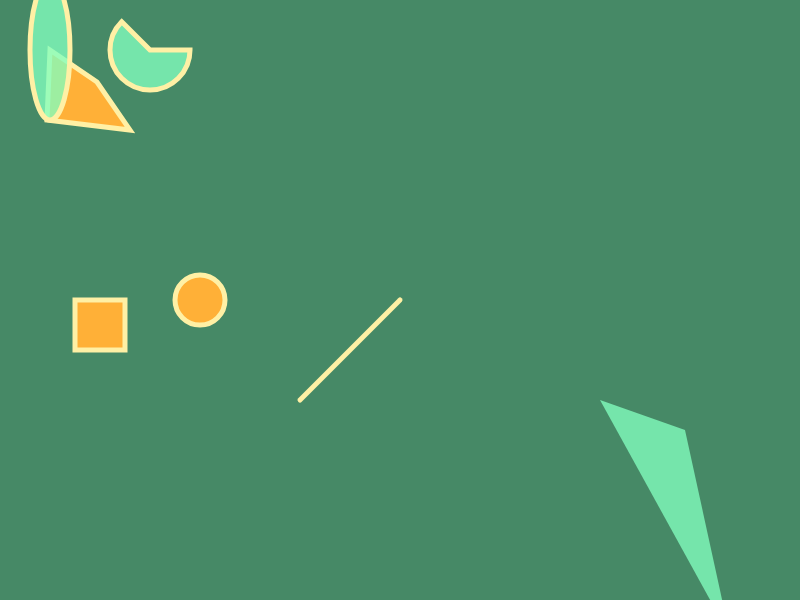
Frame 1 (no input)
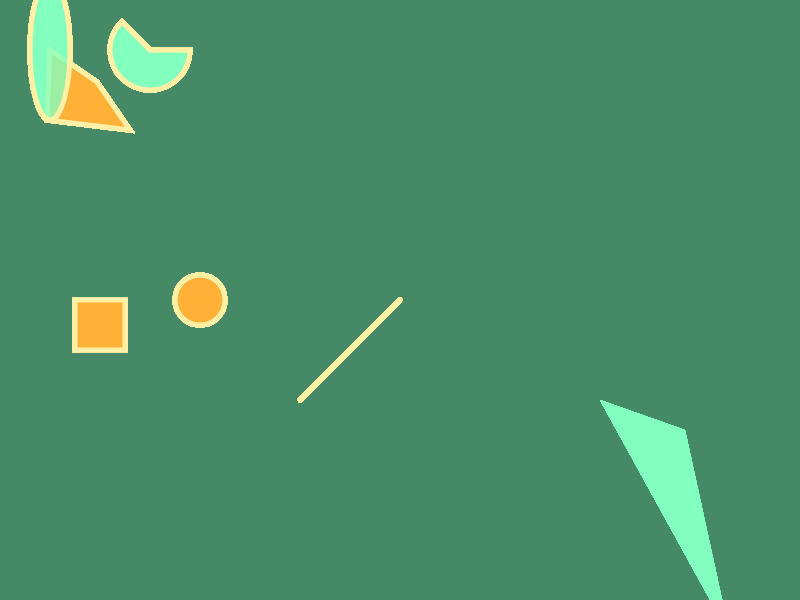
Frame 60 (no input)
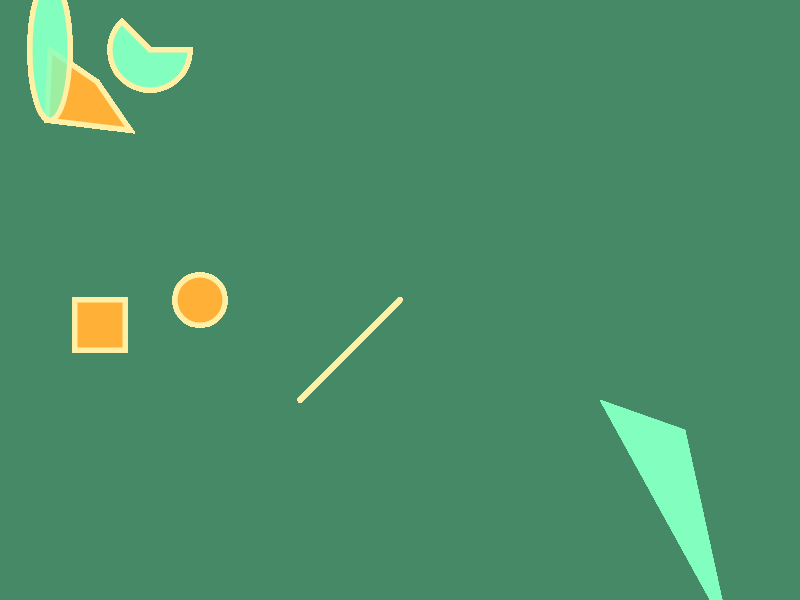
Frame 120 (the mouse pressed at the canvas centre since frame 60)

The p5.js sketch that drew these frames (run headless with seeded random() and noise() and a simulated clock; from frame 60 on, the mouse is pressed at the canvas centre):

// p5.js sketch
// ── sketch.js
function setup() {
  //create the canvas at 800 by 600 pixels
  createCanvas(800, 600);
  //make the background color gray
  background(70, 137, 102);
}

function draw() {
  
//initial fill color
fill(255, 176, 55);
stroke(255, 240, 165);
strokeWeight(5);

  //draw a circle 50 pixels large at 300 over and 200 down
  ellipse(200, 300, 50, 50);


//some functions dont need any arguments
//clear();

//rectangles draw from the upper left. 
rect(75, 300, 50, 50);

//a line draws from x1, y1 to x2, y2
line(300, 400, 400, 300);

//a quad takes four points as input
quad(50, 50, 97, 82, 130, 130, 47, 120);

//change fill and add alpha
fill(130, 255, 190, 200);

//Objects drawn later in the code will appear on top of or over the previous sketches.
ellipse(50, 50, 40, 140);



//an arc can be drawn in many ways, see the reference. 
arc(150, 50, 80, 80, 0, PI + QUARTER_PI, PIE);

//remove stroke

noStroke();

//more shapes can be built with beginShape(), vertex(), and endShape()
//lots of options - see the reference!
beginShape();
vertex(600, 400);
vertex(685, 430);
vertex(730, 636);
endShape(CLOSE);


 

}
